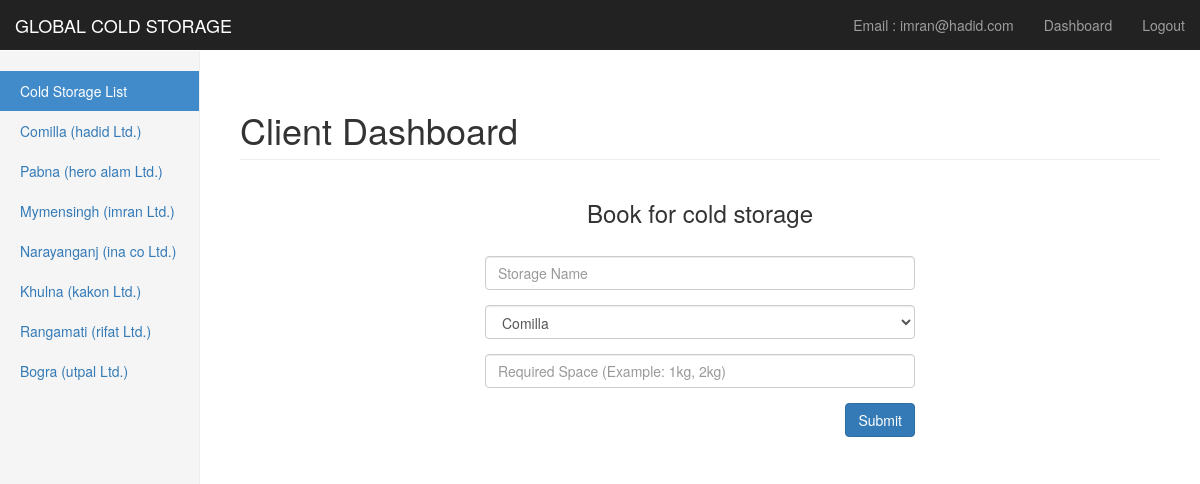
The page /client_dashboard.php (signed in) on the database its author committed.
### tables this page shows
CREATE TABLE `storage_info` (
  `storage_id` int(11) NOT NULL,
  `storage_name` varchar(50) NOT NULL,
  `product_type` varchar(100) DEFAULT NULL,
  `storage_location` varchar(50) NOT NULL,
  `payment` int(10) DEFAULT NULL,
  `contact` varchar(50) DEFAULT NULL,
  `storage_capacity` varchar(50) DEFAULT NULL,
  `storage_temperature` varchar(50) DEFAULT NULL,
  `space_booked` int(11) NOT NULL
);

### client_dashboard.php (the view, shortened to what this page needs)
<?php
require 'dbconnection.php';
$storage_info = array();
$sqlquery1 = "SELECT `storage_name`, `storage_location` FROM `storage_info`";
if ($result1 = $dbconnect->query($sqlquery1)) {
	while ($info_rows = $result1->fetch_array(MYSQLI_ASSOC)) {
		$storage_info[] = $info_rows;
	}
}
sort($storage_info);
?>
<!DOCTYPE html>
<html lang="en">
<head>
    <link href="lib/bootstrap/css/bootstrap.min.css" rel="stylesheet">
    <link href="lib/animate-css/animate.min.css" rel="stylesheet">
    <link href="css/ownerdashboard.css" rel="stylesheet">
	<link rel="stylesheet" href="css/Reglog.css">
</head>
<body>
    <nav class="navbar navbar-inverse navbar-fixed-top">
        <div class="container-fluid">
            <div class="navbar-header">
                <a class="navbar-brand" href="index.php">GLOBAL COLD STORAGE</a>
            </div>
            <div id="navbar" class="navbar-collapse collapse">
                <ul class="nav navbar-nav navbar-right">
                    <li><a >Email : <?php echo $_SESSION['client_login']; ?></a></li>
                    <li><a href="client_dashboard.php">Dashboard</a></li>
                    <li><a href="logout.php">Logout</a></li>
                </ul>
            </div>
        </div>
    </nav>
    <div class="container-fluid">
        <div class="row">
            <div class="col-sm-3 col-md-2 sidebar">
                <ul class="nav nav-sidebar">
                    <li class="active"><a href="#">Cold Storage List <span class="sr-only">(current)</span></a></li>
                    <?php
                    	foreach ($storage_info as $info_row) {
                    		echo "<li><a>" . ucfirst($info_row['storage_location']) . " (" . $info_row['storage_name'] . ")</a></li>";
                    	}
                    ?>
                </ul>
            </div>
            <div class="col-sm-9 col-sm-offset-3 col-md-10 col-md-offset-2 main">
                <h1 class="page-header">Client Dashboard</h1>
                <div class="col-md-6 col-md-offset-3">
                	<h3 class="text-center">Book for cold storage</h3>
                	<div class="form-area">
	                    <form role="form" method="post" action="#">
	                        <br style="clear:both">
	                        <div class="form-group">
	                            <input type="text" class="form-control" id="storage_name" name="storage_name" placeholder="Storage Name" required>
	                        </div>
	                        <div class="form-group">
	                            <select class="form-control" id="storage_location" name="storage_location" placeholder="Storage Location" required>
	                            	<?php
	                            		foreach ($storage_info as $info_row) {
	                            			echo "<option>" . $info_row['storage_location'] ."</option>";
	                            		}
	                            	?>
	                            </select>
	                        </div>
	                        <div class="form-group">
	                            <input type="text" class="form-control" id="space" name="require_space" placeholder="Required Space (Example: 1kg, 2kg)" required>
	                        </div>
	                        <button type="submit" id="submit" name="form_datasubmit" class="btn btn-primary pull-right">Submit</button>
	                    </form>
	                </div>
                </div>
            </div>
        </div>
    </div>
</body>
</html>

### css/ownerdashboard.css (style rules this page uses)
body { padding-top: 50px; }
.navbar-fixed-top { border: 0; }
.sidebar { display: none; }
@media (min-width: 768px) { .sidebar { position: fixed; top: 51px; bottom: 0; left: 0; z-index: 1000; display: block; padding: 20px; overflow-x: hidden; overflow-y: auto; background-color: #f5f5f5; border-right: 1px solid #eee; } }
.nav-sidebar { margin-right: -21px; margin-bottom: 20px; margin-left: -20px; }
.nav-sidebar > li > a { padding-right: 20px; padding-left: 20px; }
.nav-sidebar > .active > a, .nav-sidebar > .active > a:hover, .nav-sidebar > .active > a:focus { color: #fff; background-color: #428bca; }
.main { padding: 20px; }
@media (min-width: 768px) { .main { padding-right: 40px; padding-left: 40px; } }
.main .page-header { margin-top: 0; }

### css/Reglog.css (style rules this page uses)
body { padding-top: 90px; }

### rows shown on the page
storage_info: storage_location "Comilla", storage_name "hadid Ltd."
storage_info: storage_location "Pabna", storage_name "hero alam Ltd."
storage_info: storage_location "Mymensingh", storage_name "imran Ltd."
storage_info: storage_location "Narayanganj", storage_name "ina co Ltd."
storage_info: storage_location "Khulna", storage_name "kakon Ltd."
storage_info: storage_location "Rangamati", storage_name "rifat Ltd."
storage_info: storage_location "Bogra", storage_name "utpal Ltd."

### other values the page prints
$_SESSION['client_login'] "imran@hadid.com"
form field storage_location "Comilla"
